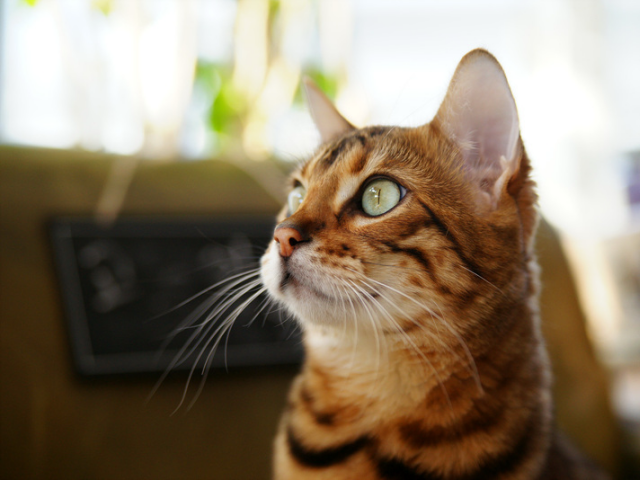
#> input picture Chapter_1/fig/cat.bmp, 640 x 480 px
$ jupyter execute --allow-errors Ch_1_opencv_20221014_review.ipynb
#> lines starting #> are read from the running program, lines starting #| are printed output that depends on the picture
[cell 1]
import cv2
import numpy as np
import sys

[cell 2]
img = cv2.imread('./fig/puppy.bmp', cv2.IMREAD_COLOR) # default 는 cv2.IMREAD_COLOR

# 사이즈 변경
#> (the rest of this cell did not finish here and is left out)

[cell 3]
import matplotlib.pyplot as plt

img = cv2.imread('./fig/cat.bmp')
#> img is the input picture: shape (480, 640, 3); mean B, G, R 104.5, 125.6, 140.8
# RGG 로 변경
imgRGB = cv2.cvtColor(img, cv2.COLOR_BGR2RGB)

if img is None :
    print('image read failed')
    sys.exit()

cv2.imshow('cat', img)

plt.imshow(imgRGB)
plt.axis('off')
plt.show()

while True :
    key = cv2.waitKey()
#> (key q is pressed here)

    if key == 27 or key == ord('q') :
        break

cv2.destroyAllWindows()

[cell 4]
import matplotlib.pyplot as plt

imgBGR = cv2.imread('./fig/cat.bmp')
# RGG 로 변경
imgRGB = cv2.cvtColor(imgBGR, cv2.COLOR_BGR2RGB)
imgGray = cv2.imread('./fig/cat.bmp',cv2.IMREAD_GRAYSCALE)
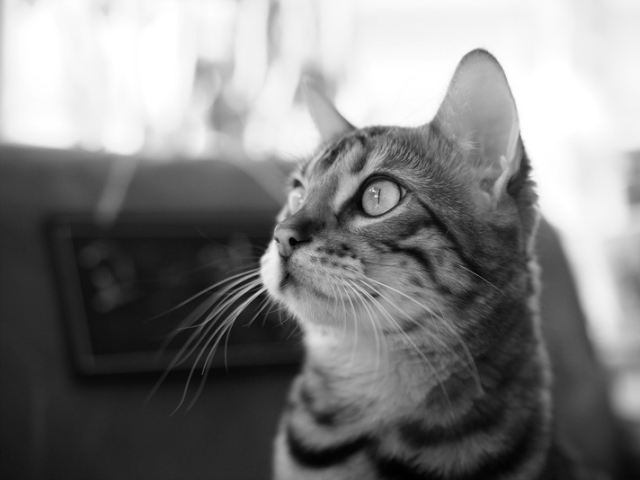
#> imgGray: shape (480, 640); min 0, max 255, mean 127.8

plt.subplot(131), plt.imshow(imgRGB) , plt.axis('off')
plt.subplot(132), plt.imshow(imgBGR) , plt.axis('off')
plt.subplot(133), plt.imshow(imgGray, cmap = 'gray') , plt.axis('off')

plt.show()
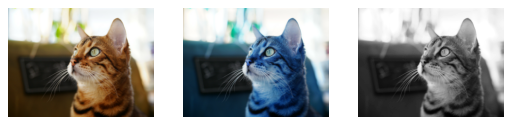
#> figure drawn by matplotlib, 3 panels; B, G, R data is drawn as R, G, B

[cell 5]
img = cv2.imread('./fig/PD_MRI.jpeg', cv2.IMREAD_GRAYSCALE)
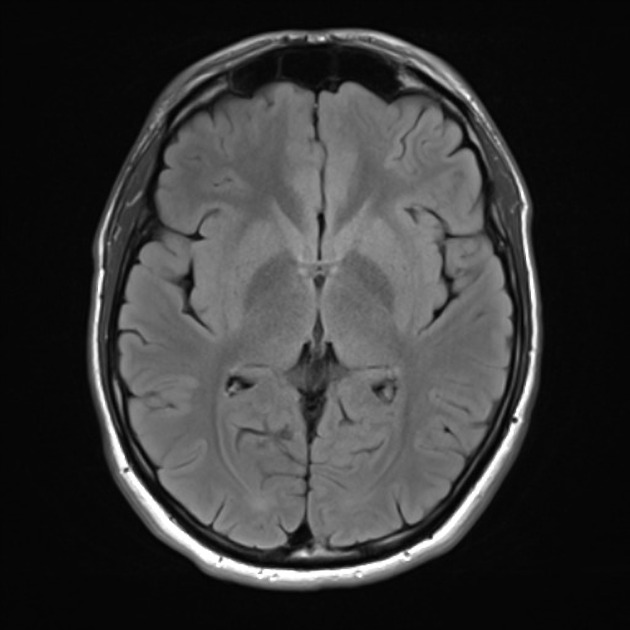
#> input picture Chapter_1/fig/PD_MRI.jpeg, 630 x 630 px
#> img is the input picture: shape (630, 630); min 1, max 255, mean 55.5
# img = cv2.imread('./fig/PD_MRI.jpeg')

# 같은 흑백 사진이지만 차원이 다르다.
print(img.shape)
#| (630, 630)

if img is None :
    print('image read failed')
    sys.exit()

cv2.namedWindow('image', cv2.WINDOW_NORMAL)
cv2.imshow('image', img)

while True :
    key = cv2.waitKey()
#> (key q is pressed here)
    if key == 27 or key == ord('q') :
        break

cv2.destroyAllWindows()

[cell 6]
import os
import cv2
import numpy as np
import sys

### 폴더 내 파일 확인

#> (a cell that did not finish here is left out)

#> (a cell that did not finish here is left out)

## 지속적으로 읽을때

#> (a cell that did not finish here is left out)

# 실습 진행

[cell 10]
import glob

[cell 11]
glob.glob('./fig/my_images/*.*')

[cell 12]
img_files = glob.glob('./fig/my_images/*.*')

print(img_files)

# 윈도우 생성
cv2.namedWindow('scenery', cv2.WINDOW_NORMAL)

# cv2.setWindowProperty('scenery', cv2.WND_PROP_FULLSCREEN, cv2.WINDOW_FULLSCREEN)

idx = 0

while True :
    img = cv2.imread(img_files[idx%len(img_files)])
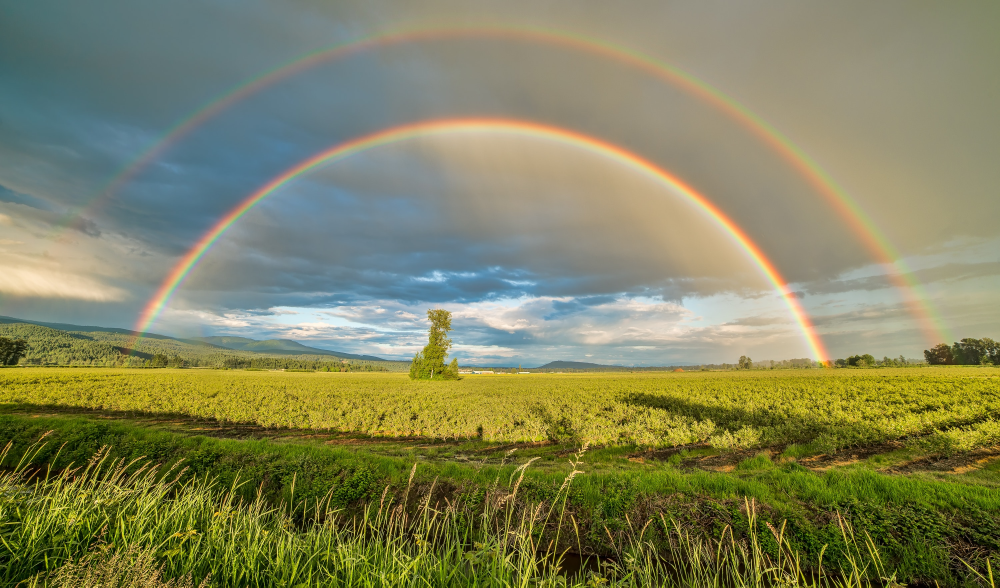
#> input picture Chapter_1/fig/my_images/pexels-james-wheeler-1542495.jpg, 3000 x 1762 px (shown at 1/3 size)
#> img is the input picture: shape (1762, 3000, 3); mean B, G, R 93.8, 131.4, 129.8

    if img is None :
        print('image read failed')
        break

    cv2.imshow('scenery', img)

    if cv2.waitKey(3000) == 27 :
#> (key q is pressed here)
        break

    idx += 1

cv2.destroyAllWindows()
cv2.waitKey(1)
